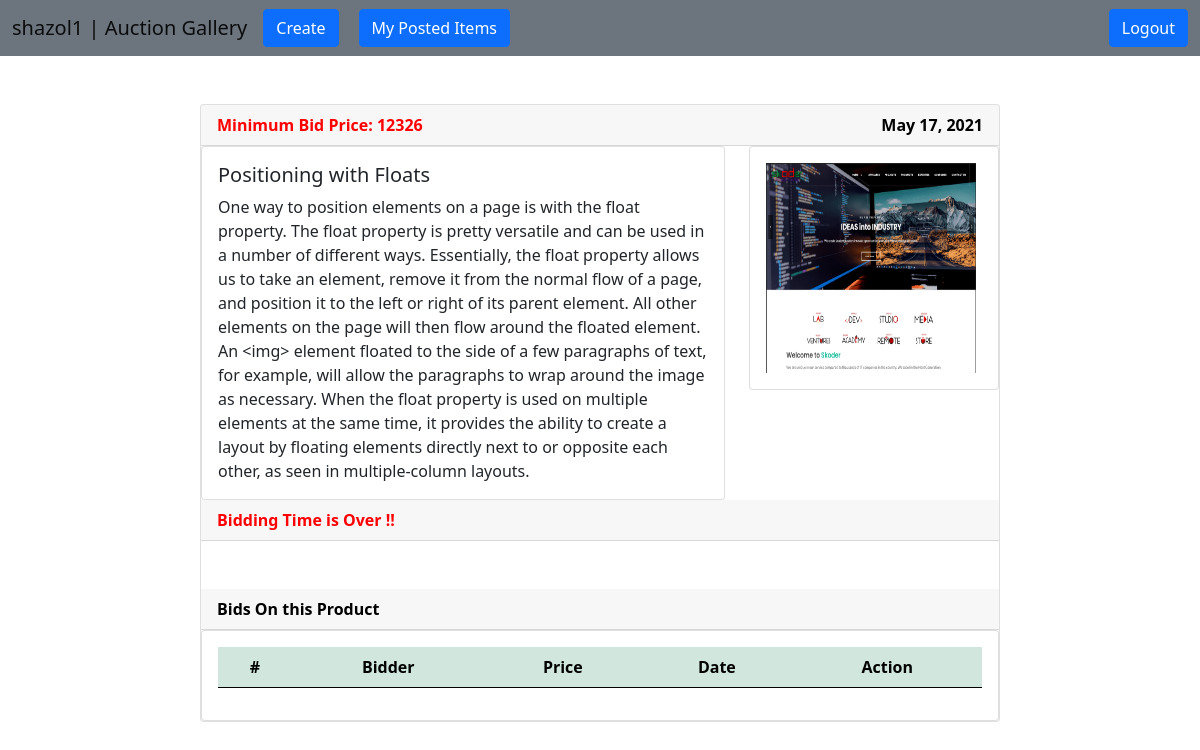
The page /auction/bid/4/ (signed in) on the database as committed earlier.
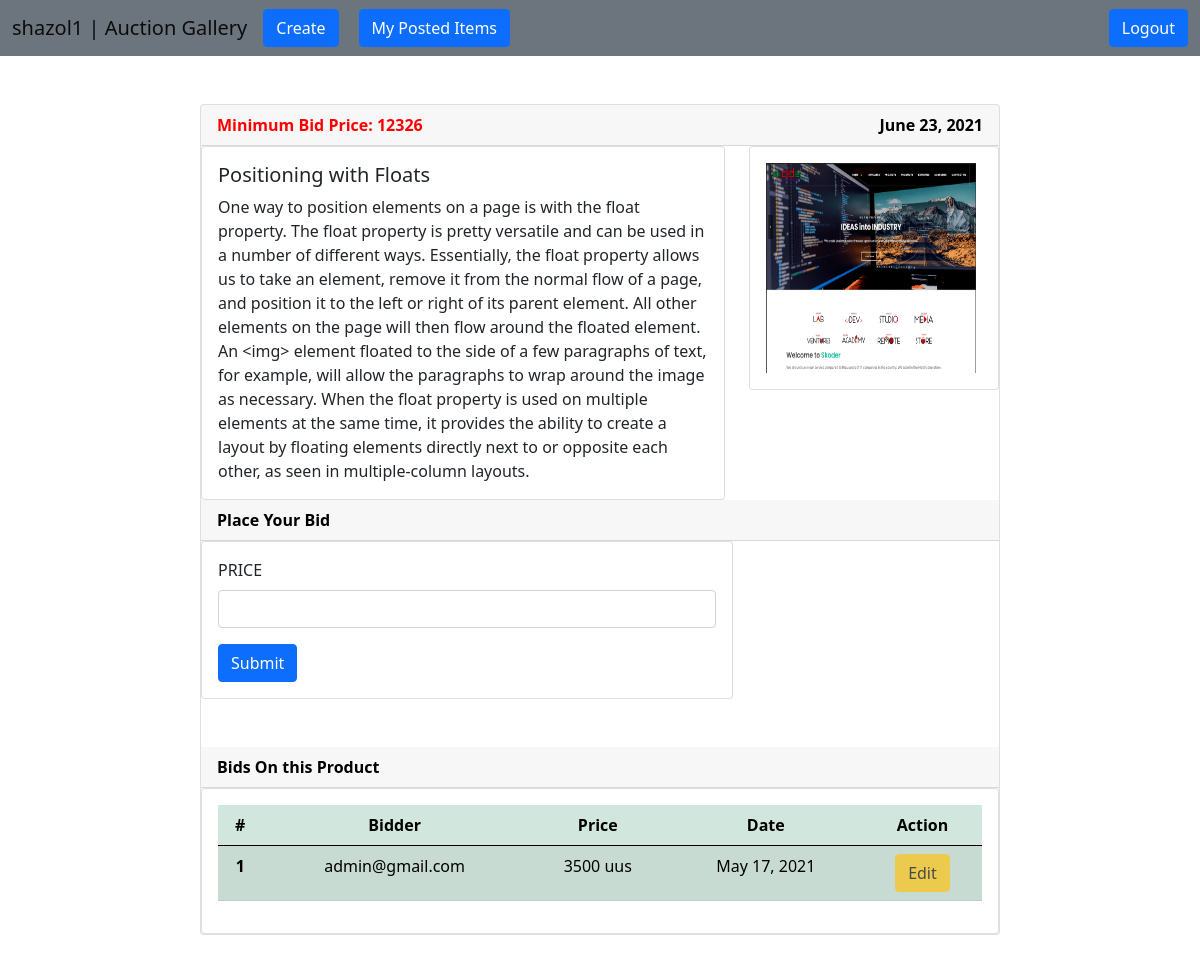
The same page on the database as committed later.
### users/models.py (models this page shows)
class NewUser(AbstractBaseUser, PermissionsMixin):
    email = models.EmailField(_('email address'), unique=True)
    user_name = models.CharField(max_length=150, unique=True)
    first_name = models.CharField(max_length=150, blank=True)
    start_date = models.DateTimeField(default=timezone.now)
    about = models.TextField(_('about'), max_length=500, blank=True)
    is_staff = models.BooleanField(default=False)
    is_active = models.BooleanField(default=True)
    objects = CustomAccountManager()
    USERNAME_FIELD = 'email'
    REQUIRED_FIELDS = ['user_name', 'first_name']
    def __str__(self):
        return self.user_name

### auction/models.py (models this page shows, shortened)
class Product(models.Model):
    user = models.ForeignKey(NewUser, on_delete=models.CASCADE)
    name = models.CharField(max_length=255)
    description = models.TextField()
    image = models.ImageField(upload_to=image_path, default='product/placeholder.png')
    min_price = models.CharField(max_length=255)
    end_date = models.DateTimeField(auto_now_add=False)

class Bid(models.Model):
    user = models.ForeignKey(NewUser, on_delete=models.CASCADE)
    product = models.ForeignKey(Product, on_delete=models.CASCADE)
    price = models.CharField(max_length=255)
    date = models.DateTimeField(auto_now_add=True)

### auction/views.py (the view, shortened to what this page needs)
# urls.py: path('bid/<str:pk>/', views.BidPlace, name='bid'),
@login_required(login_url='login')
def BidPlace(request, pk):
    product = Product.objects.get(id=pk)
    bids = Bid.objects.filter(product_id=pk)
    context = {
        'product': product,
        'bids': bids
    }
    return render(request, 'bid.html', context)

### templates/bid.html (shortened to what this page needs)
{% extends 'base.html' %}
{% load static %}
{% block content %}
    <br><br>
    <div class="col-md-8" style="margin: auto">
        <div class="card">
            <div class="card-header" style="color: red; font-weight: bolder">
                Minimum Bid Price: {{ product.min_price }}
                <span style="float: right; color: black">
                    {{ product.end_date | date }}
                </span>
            </div>
            <div class="row">
                <div class="col-sm-8">
                    <div class="card">
                        <div class="card-body">
                            <h5 class="card-title">{{ product.name }}</h5>
                            <p class="card-text">{{ product.description }}</p>
                        </div>
                    </div>
                </div>
                <div class="col-sm-4">
                    <div class="card">
                        <div class="card-body">
                            <img src="{{ product.image.url }}" style="height: 210px; width: 210px;"/>
                        </div>
                    </div>
                </div>
            </div>
            {% now "Y-m-d" as today_date %}
            {% if today_date > product.end_date|date:"Y-m-d" %}
                <div class="card-header" style="color: red; font-weight: bold">
                    Bidding Time is Over !!
                </div>
            {% else %}
                <div class="card-header" style="color: black; font-weight: bold">
                    Place Your Bid
                </div>
                <div class="col-md-8">
                    <div class="card">
                        <div class="card-body">
                            <form method="post">
                                <div class="mb-3">
                                    <label for="exampleInputEmail1" class="form-label">PRICE</label>
                                    <input type="number" name="price" class="form-control" id="exampleInputEmail1"
                                           required>
                                </div>
                                <button type="submit" class="btn btn-primary">Submit</button>
                            </form>
                        </div>
                    </div>
                </div>
            {% endif %}
            <br><br>
            <div class="card-header" style="color: black; font-weight: bolder">
                Bids On this Product
            </div>
            <div class="col-md-12">
                <div class="card">
                    <div class="card-body">
                        <table class="table table-success table-striped table-hover text-center">
                            <thead>
                            <tr>
                                <th scope="col">#</th>
                                <th scope="col">Bidder</th>
                                <th scope="col">Price</th>
                                <th scope="col">Date</th>
                                <th scope="col">Action</th>
                            </tr>
                            </thead>
                            <tbody>
                            {% for bid in bids %}
                                <tr>
                                    <th scope="row">{{ forloop.counter }}</th>
                                    <td>{{ bid.user.email }}</td>
                                    <td>{{ bid.price }}</td>
                                    <td>{{ bid.date | date }}</td>
                                    <td>
                                        {% now "Y-m-d" as today_date %}
                                        {% if today_date > product.end_date|date:"Y-m-d" %}
                                            <a href="{% url 'edit' bid.id %}"
                                               class="btn btn-warning disabled"
                                               tabindex="-1" role="button" aria-disabled="true">
                                                Date Expired
                                            </a>
                                        {% else %}
                                            <a href="{% url 'edit' bid.id %}"
                                               class="btn btn-warning {% if request.user.pk != bid.user.id %}
                                                disabled
                                            {% endif %}"
                                               tabindex="-1" role="button" aria-disabled="true">
                                                Edit
                                            </a>
                                        {% endif %}
                                    </td>
                                </tr>
                            {% endfor %}
                            </tbody>
                        </table>
                    </div>
                </div>
            </div>
        </div>
        <br>
    </div>
{% endblock %}

### templates/base.html (shortened to what this page needs)
<!DOCTYPE html>
<html lang="en">
<head>
    <link href="https://cdn.jsdelivr.net/npm/bootstrap@5.0.1/dist/css/bootstrap.min.css" rel="stylesheet"
>
</head>
<body>
{% include 'navber.html' %}
{% block content %}
{% endblock %}
<br>
<br>
</body>
</html>

### templates/navber.html (shortened to what this page needs)
<nav class="navbar navbar-expand-lg navbar-light bg-secondary">
    <div class="container-fluid">
        {% if request.user.is_authenticated %}
            <a class="navbar-brand" href="{% url 'dashboard' request.user %}">{{ request.user }} | Auction Gallery</a>
            <div class="collapse navbar-collapse" id="navbarSupportedContent">
                <ul class="navbar-nav me-auto mb-2 mb-lg-0">
                    <li class="nav-item">
                        <a type="button" class="btn btn-primary" href="{% url 'addProduct' %}">
                            Create
                        </a>
                    </li>
                    <li class="nav-item active" style="margin-left: 20px;">
                        <a class="btn btn-primary" href="{% url 'my-items' request.user.pk %}">My Posted Items</a>
                    </li>
                </ul>
                <a class="btn btn-primary" href="{% url 'logout' %}">Logout</a>
            </div>
        {% endif %}
    </div>
</nav>

Rows that differ between the two databases and show on the page:
changed Product "Positioning with Floats": end_date "May 17, 2021" → "June 23, 2021"
added Bid: user.email "admin@gmail.com", price "3500 uus", date "May 17, 2021"
Other text that changed with them:
text no longer shown: "Bidding Time is Over !!"
text now shown: "Place Your Bid PRICE Submit"
